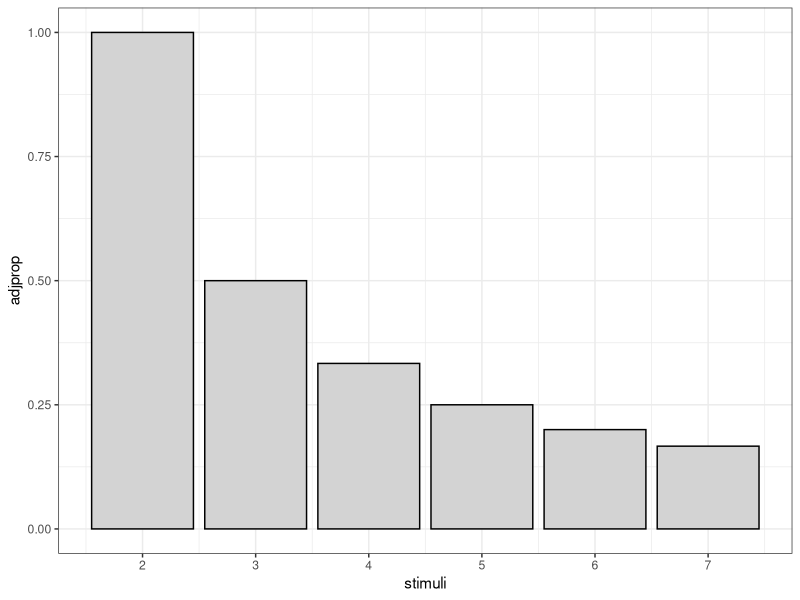
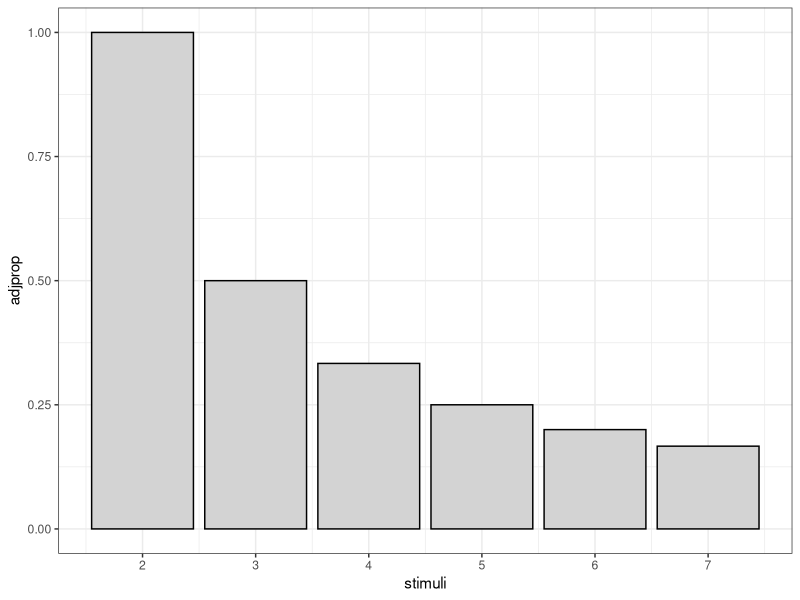

Reproduce these figures in R, in order.
library(tidyverse)
setwd("~/Desktop")
# Prepare Function

proportion_adjacency <- function(k) {
  prop <- 1/(k-1) # ((2*k)-2)/(k^2-k)
  return(prop)
}

k_vector <- 2:7
y_values <- proportion_adjacency(k_vector)

data <- tibble(stimuli = k_vector, adjprop = y_values)
ggplot(data, aes(x=stimuli, y=adjprop)) + geom_bar(stat="identity", colour="black", fill="lightgrey") + scale_x_continuous(breaks=k_vector) + theme_bw()
ggsave("stimuli.pdf")
